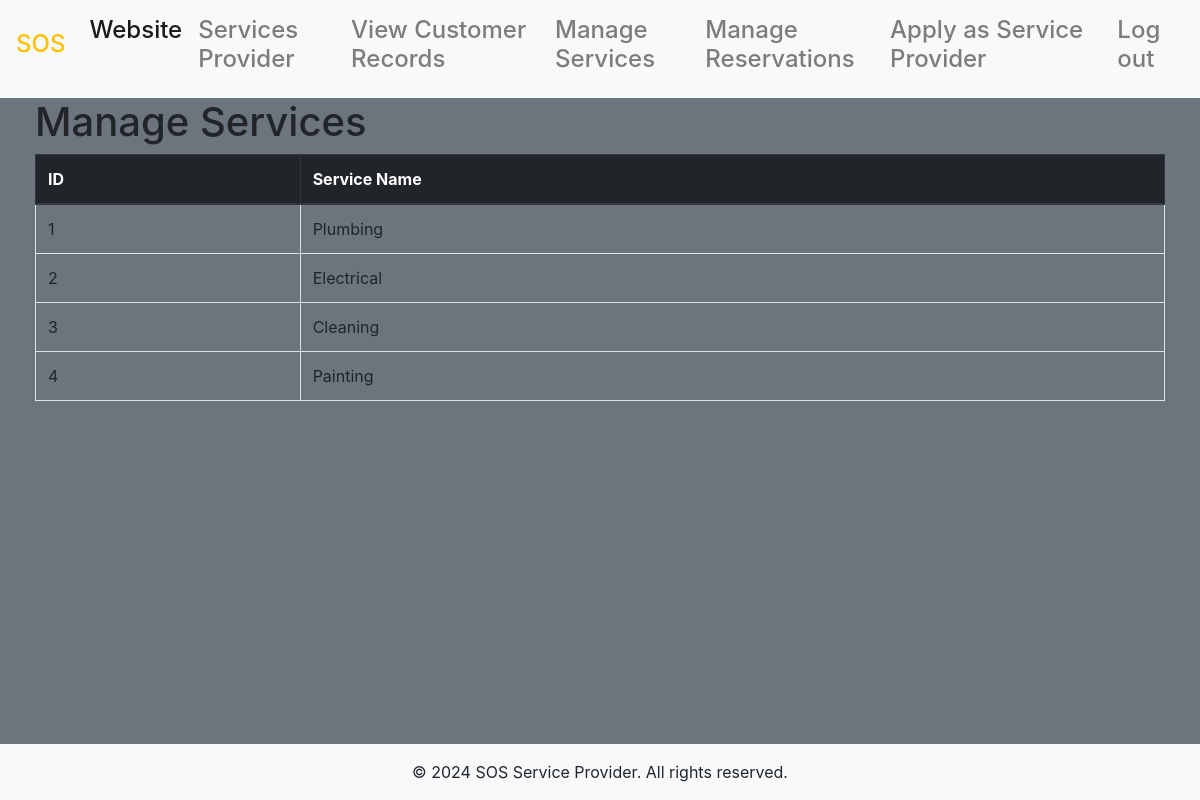
Screenshot of /admin/service.php (signed in) with the database file from the repository.
### tables this page shows
CREATE TABLE IF NOT EXISTS `services` (
  `id` INT NOT NULL AUTO_INCREMENT,
  `service_name` VARCHAR(255) NOT NULL,
  `available` BOOLEAN NOT NULL DEFAULT TRUE,
  PRIMARY KEY (`id`));

### admin/service.php (the view, shortened to what this page needs)
<?php
require '../database.php';
$services = $conn->query("SELECT * FROM services")->fetch_all(MYSQLI_ASSOC);
?>
<!DOCTYPE html>
<html lang="en">
<head>
    <link href="https://stackpath.bootstrapcdn.com/bootstrap/4.5.2/css/bootstrap.min.css" rel="stylesheet">
        <link href="../css/bootstrap.css" rel="stylesheet" />
<link href="../css/style.css" rel="stylesheet" />
</head>
<body class="bg-secondary">
    <header>
        <nav class="navbar navbar-expand-lg navbar-light bg-light fixed-top">
            <a class="navbar-brand text-warning" href="../index.php"><h4>SOS</h4></a>
            <div class="collapse navbar-collapse" id="navbarNav">
                <ul class="navbar-nav justify-content-center">
                    <li class="nav-item active">
                        <a class="nav-link" href="../index.php"><h4>Website</h4> </a>
                    </li>
                    <li class="nav-item">
                        <a class="nav-link" href="serviceprovider.php"><h4>Services Provider</h4></a>
                    </li>
                    <li class="nav-item">
                <a class="nav-link" href="customers.php" "><h4>View Customer Records </h4></a>
                    </li>
                    <li class="nav-item">
                        <a class="nav-link" href="service.php"><h4>Manage Services</h4><span class="sr-only">(current)</span></a>
                    </li>
                    <li class="nav-item">
                        <a class="nav-link" href="reservations.php"><h4>Manage Reservations</h4></a>
                    </li>
                </ul>
                <ul class="navbar-nav ml-auto">
                    <?php if (isset($_SESSION["user_type"])) { ?>
                        <li class="nav-item">
                            <a class="nav-link" href="../apply.php"><h4>Apply as Service Provider</h4></a>
                        </li>
                        <li class="nav-item">
                            <a class="nav-link" href="../logout.php"><h4>Log out</h4></a>
                        </li>
                    <?php } ?>
                </ul>
            </div>
        </nav>
    </header>
    <div class="wrapper">
    <main  class=" mt-5">
            <div class="row text-center">
            <h1>Manage Services</h1>
            </div>
             <div class="row">
             <div class="table-responsive">
                <table class="table table-bordered">
                    <thead class="thead-dark">
                    <tr>
                        <th>ID</th>
                        <th>Service Name</th>
                    </tr>
                </thead>
                <tbody>
                    <?php foreach ($services as $service) { ?>
                        <tr>
                            <td><?php echo htmlspecialchars($service['id']); ?></td>
                            <td><?php echo htmlspecialchars($service['service_name']); ?></td>
                        </tr>
                    <?php } ?>
                </tbody>
            </table>
        </div>
        </div>
        </main>
        <footer class="footer mt-auto py-3">
            <?php include '../footer.php'; ?>
        </footer>
    </div>
</body>
</html>

### css/style.css (style rules this page uses)
main { padding:50px; }

### admin/service.php (style rules this page uses)
html, body { height: 100%; margin-top: 10; padding: 0; }
.wrapper { min-height: 100%; display: flex; flex-direction: column; }
.footer { margin-top: auto; background-color: #f8f9fa; }

### rows the page displays
services: id "1", service_name "Plumbing"
services: id "2", service_name "Electrical"
services: id "3", service_name "Cleaning"
services: id "4", service_name "Painting"
